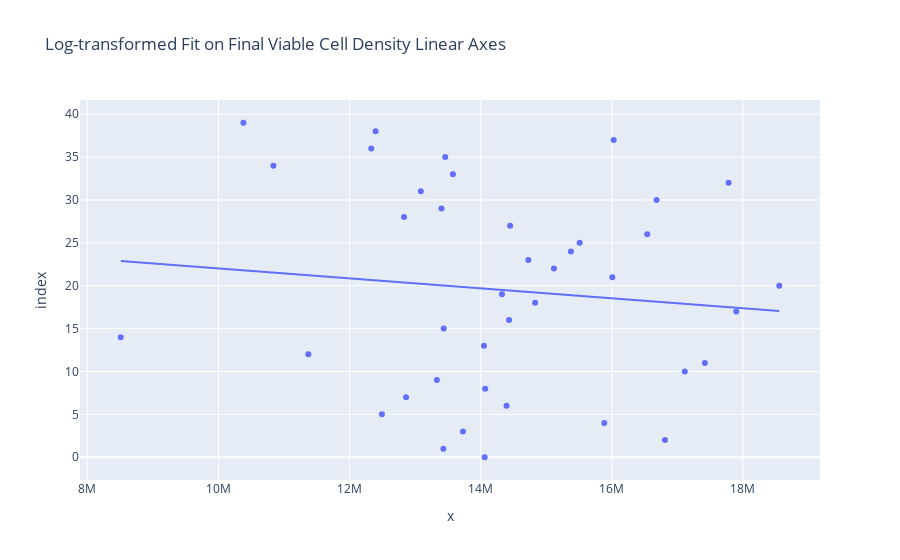

Notebook source saved alongside this figure:
### Markdown cell above
Finally, after importing plotly.express, a scatter plot with Ordinary Least Squares (OLS) regression trendline was generated as shown in Plotly.com Trendlines (n.d.) and (www.statsmodels.org, n.d.). OLS describes the relationship between one or more independent variables and a dependent variable by minimizing the sum of the squared differences between the predicted values on the line and the actual data points to find the best-fitting line through a set of data points (XLSTAT, 2017).

### Code cell
px.scatter(y_test, y_pred_lr, trendline='ols', 
           title="Log-transformed Fit on Final Viable Cell Density Linear Axes")

### Figure 1 — Plotly figure (JSON) as saved in the notebook; plotly's stock layout.template omitted (floating-point values rounded to 4 significant figures)
{"data": [{"hovertemplate": "x=%{x}<br>index=%{y}<extra></extra>", "legendgroup": "", "marker": {"color": "#636efa", "symbol": "circle"}, "mode": "markers", "name": "", "orientation": "h", "showlegend": false, "type": "scatter", "x": [14060000.0, 13430000.0, 16810000.0, 13730000.0, 15890000.0, 12490000.0, 14390000.0, 12860000.0, 14070000.0, 13330000.0, 17110000.0, 17420000.0, 11370000.0, 14050000.0, 8510000.0, 13440000.0, 14430000.0, 17900000.0, 14830000.0, 14330000.0, 18560000.0, 16010000.0, 15120000.0, 14730000.0, 15380000.0, 15510000.0, 16540000.0, 14450000.0, 12830000.0, 13400000.0, 16680000.0, 13090000.0, 17780000.0, 13580000.0, 10840000.0, 13460000.0, 12330000.0, 16030000.0, 12400000.0, 10380000.0], "xaxis": "x", "y": [0, 1, 2, 3, 4, 5, 6, 7, 8, 9, 10, 11, 12, 13, 14, 15, 16, 17, 18, 19, 20, 21, 22, 23, 24, 25, 26, 27, 28, 29, 30, 31, 32, 33, 34, 35, 36, 37, 38, 39], "yaxis": "y"}, {"hovertemplate": "<b>OLS trendline</b><br>index = -5.79011e-07 * x + 27.8023<br>R<sup>2</sup>=0.011378<br><br>x=%{x}<br>index=%{y} <b>(trend)</b><extra></extra>", "legendgroup": "", "marker": {"color": "#636efa", "symbol": "circle"}, "mode": "lines", "name": "", "showlegend": false, "type": "scatter", "x": [8510000.0, 10380000.0, 10840000.0, 11370000.0, 12330000.0, 12400000.0, 12490000.0, 12830000.0, 12860000.0, 13090000.0, 13330000.0, 13400000.0, 13430000.0, 13440000.0, 13460000.0, 13580000.0, 13730000.0, 14050000.0, 14060000.0, 14070000.0, 14330000.0, 14390000.0, 14430000.0, 14450000.0, 14730000.0, 14830000.0, 15120000.0, 15380000.0, 15510000.0, 15890000.0, 16010000.0, 16030000.0, 16540000.0, 16680000.0, 16810000.0, 17110000.0, 17420000.0, 17780000.0, 17900000.0, 18560000.0], "xaxis": "x", "y": [22.88, 21.79, 21.53, 21.22, 20.66, 20.62, 20.57, 20.37, 20.35, 20.22, 20.08, 20.04, 20.03, 20.02, 20.01, 19.94, 19.85, 19.67, 19.66, 19.66, 19.51, 19.47, 19.45, 19.44, 19.27, 19.21, 19.05, 18.9, 18.82, 18.6, 18.53, 18.52, 18.22, 18.14, 18.07, 17.89, 17.72, 17.51, 17.44, 17.06], "yaxis": "y"}], "layout": {"legend": {"tracegroupgap": 0}, "title": {"text": "Log-transformed Fit on Final Viable Cell Density Linear Axes"}, "xaxis": {"anchor": "y", "domain": [0, 1], "title": {"text": "x"}}, "yaxis": {"anchor": "x", "domain": [0, 1], "title": {"text": "index"}}}}
